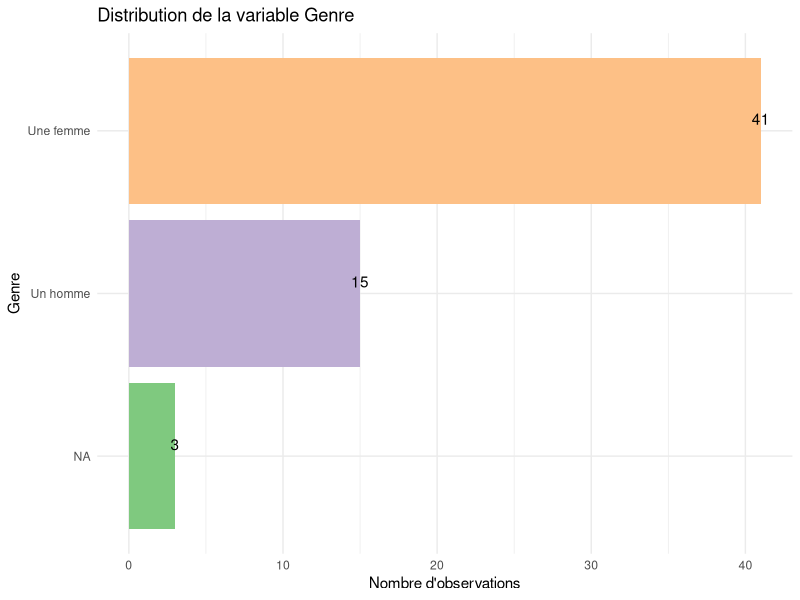
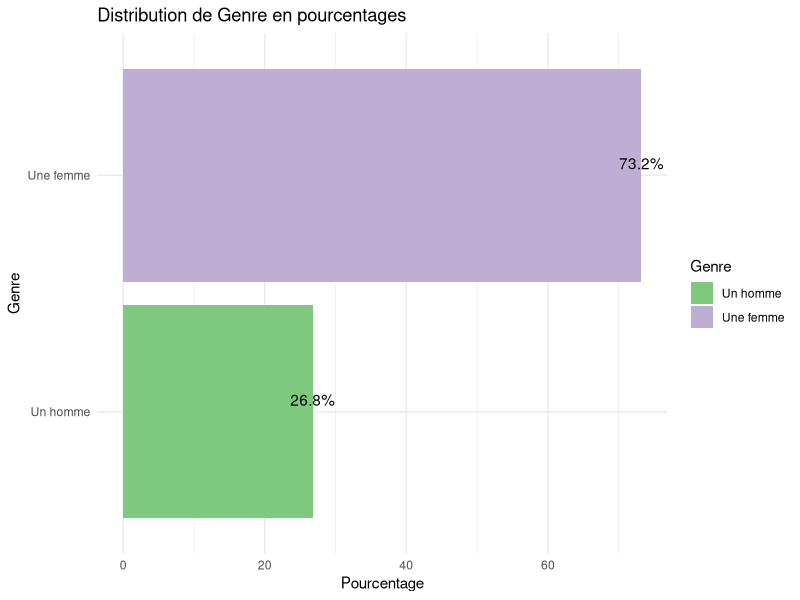
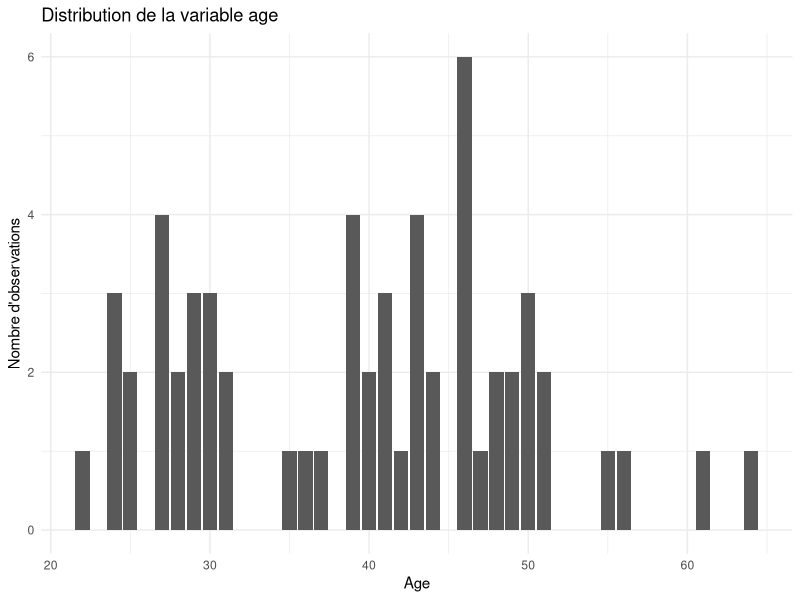
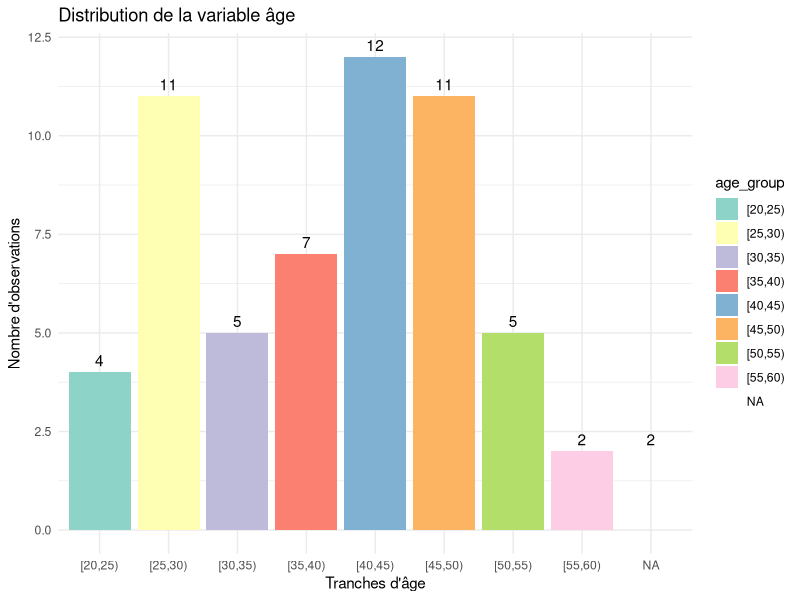
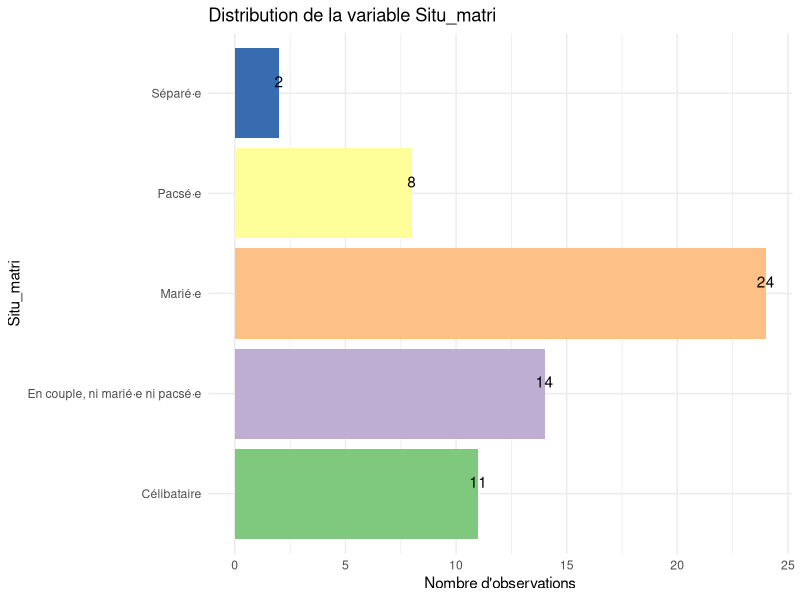
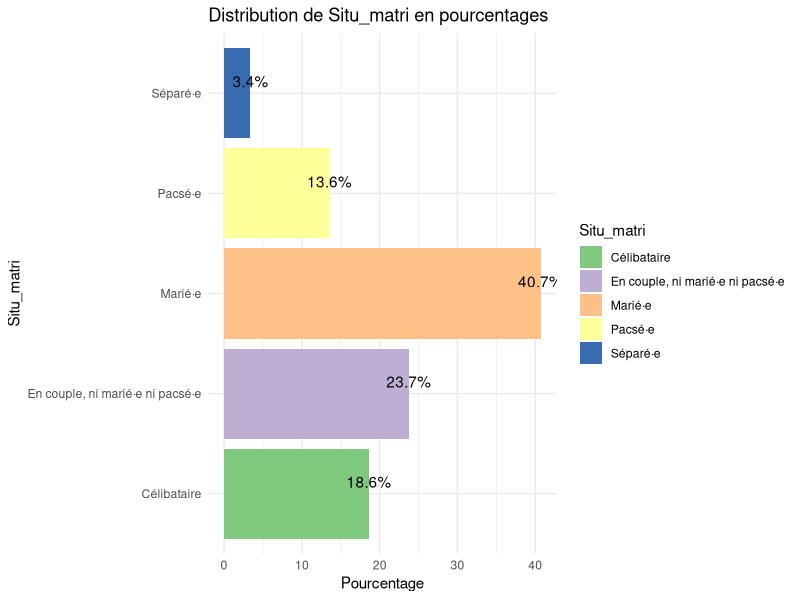
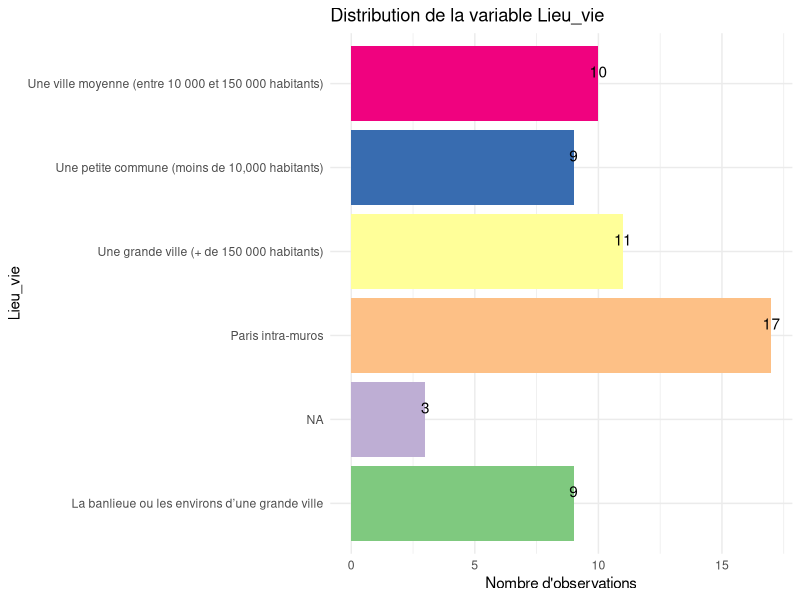
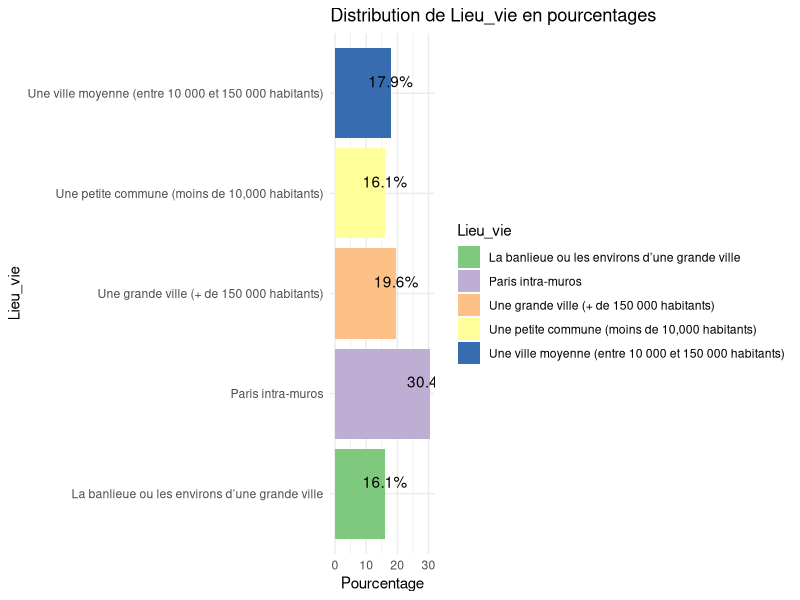

Generate these figures, in order, with R: (Note: this script raises an error after producing the figures.)
setwd("PROVIRCAP")
library(dplyr)
library(ggplot2)

data <- read.csv("data_assoquest_recoded_fmt.csv")


#on créé le dataframe qvt
data_qvt <- data %>%
  filter(Dep_rse3_2=='Oui')%>%
  select(-Dep_rse3_1, -Dep_rse3_3, -Dep_rse3_4, -Dep_rse3_5, -Dep_rse3_6, -Dep_rse3_7)%>%
  rename(mission = Dep_rse3_2)%>%
  mutate(mission = case_when(
    mission =='Oui'~'qualité vie travail',
    TRUE ~ mission))
print(data_qvt$mission[1:20])



#Afficher combien il y a d'observations
nombre_observations <- nrow(data_qvt)
print(nombre_observations)
#il y a 59 observations au total
#(59 personnes qui ont déclaré traiter de cette thématique dans leur mission)



create_bar_plot <- function(data, variable, file_name) {
  data <- data %>%
    mutate(!!variable := ifelse(is.na(!!sym(variable)), "NA", !!sym(variable)))
  
  p <- ggplot(data, aes_string(x = variable, fill = variable)) +
    geom_bar() +
    labs(title = paste("Distribution de la variable", variable),
         x = variable,
         y = "Nombre d'observations") +
    scale_fill_brewer(palette = "Accent") +
    theme_minimal() +
    geom_text(stat = "count", aes_string(label = "..count.."), vjust = -0.5)+
    theme(legend.position = "none")+
    coord_flip()
  
  print(p)
  ggsave(filename = file_name, plot = p, width = 8, height = 6)
}



create_percentage_bar_plot <- function(data, variable, file_name) {
  filtered_data <- data %>%
    filter(!!sym(variable) != "NA") %>%
    group_by(!!sym(variable)) %>%
    summarise(count = n()) %>%
    mutate(percentage = count / sum(count) * 100)
  
  p <- ggplot(filtered_data, aes_string(x = variable, y = "percentage", fill = variable)) +
    geom_bar(stat = "identity") +
    geom_text(aes_string(label = "paste0(round(percentage, 1), '%')"), 
              vjust = -0.5) +
    labs(title = paste("Distribution de", variable, "en pourcentages"),
         x = variable,
         y = "Pourcentage") +
    scale_fill_brewer(palette = "Accent") +
    theme_minimal()+
    coord_flip()
  print(p)
  ggsave(filename = file_name, plot = p, width = 8, height = 6)
}





# Genre
create_bar_plot(data_qvt, "Genre", "genre_qvt.png")
create_percentage_bar_plot(data_qvt, "Genre", "genre_qvt_pourcentage.png")

# Variable d'âge
p<-ggplot(data_qvt, aes(x = age, fill=age)) +
  geom_bar() +
  labs(title = "Distribution de la variable age",
       x = "Age",
       y = "Nombre d'observations") +
  scale_fill_brewer(palette = "Accent")+
  theme_minimal()
print(p)
ggsave(filename = "age_qvt.png", plot = p, width = 8, height = 6)

# Âge mais version tranches
data_qvt$age_group <- cut(data_qvt$age, breaks = seq(0, max(data_qvt$age, na.rm = TRUE), by = 5), right = FALSE)

p <- ggplot(data_qvt, aes(x = age_group, fill = age_group)) +
  geom_bar() +
  labs(title = "Distribution de la variable âge",
       x = "Tranches d'âge",
       y = "Nombre d'observations") +
  scale_fill_brewer(palette = "Set3") +
  theme_minimal() +
  geom_text(stat = "count", aes(label = ..count..), vjust = -0.5)

print(p)
ggsave(filename = "age_qvt_tranches.png", plot = p, width = 8, height = 6)

#Situation matrimoniale
create_bar_plot(data_qvt, "Situ_matri", "situ_matri_qvt.png")
create_percentage_bar_plot(data_qvt, "Situ_matri", "situ_matri_qvt_pourcentage.png")

#Lieu de vie 
create_bar_plot(data_qvt, "Lieu_vie", "lieu_qvt.png")
create_percentage_bar_plot(data_qvt, "Lieu_vie", "lieu_qvt_pourcentage.png")

#Diplome

data_qvt <- data_qvt %>%
  mutate(dipl_niv_short = case_when(
    Dipl_niv == "Un diplôme universitaire correspondant à au moins 4 années d’études supérieures après le baccalauréat (maîtris" ~ "Bac+4 ou plus",
    Dipl_niv == "Un diplôme universitaire correspondant à moins de 4 années d’études supérieures après le baccalauréat (par exem" ~ "jusqu'a Bac+4",
    Dipl_niv == "Le baccalauréat ou un certificat d’études ou un diplôme de l’enseignement secondaire autre que le baccalauréat (" ~ "Bac",
    TRUE ~ Dipl_niv  # Pour garder les autres valeurs inchangées
  ))

create_bar_plot(data_qvt, "dipl_niv_short", "diplome_qvt.png")
create_percentage_bar_plot(data_qvt, "dipl_niv_short", "diplome_qvt_pourcentage.png")


#Etablissement d'études sup
create_bar_plot(data_qvt, "Type_etudsup", "etude_qvt.png")
create_percentage_bar_plot(data_qvt, "Type_etudsup", "etude_qvt_pourcentage.png")

#Discipline du cursus

data_qvt <- data_qvt %>%
  mutate(Spe_etudsup= case_when(
    Spe_etudsup == "Sciences humaines et sociales (histoire, sociologie, philosophie, psychologie, sciences politiques, ...)" ~ "Sciences humaines et sociales",
    TRUE ~ Spe_etudsup
  ))

create_bar_plot(data_qvt, "Spe_etudsup", "spe_qvt.png")
create_percentage_bar_plot(data_qvt, "Spe_etudsup", "spe_qvt_pourcentage.png")

#Statut d'emploi
data_qvt <- data_qvt %>%
  mutate(Emp_cont_short = case_when(
    Emp_cont == "Statut d'indépendant·e (Auto-entrepreneur·se, portage salarial, société unipersonnelle...)" ~ "Indépendant.e",
    TRUE ~ Emp_cont  # Pour garder les autres valeurs inchangées
  ))

create_bar_plot(data_qvt, "Emp_cont_short", "statut_qvt.png")
create_percentage_bar_plot(data_qvt, "Emp_cont_short", "statut_qvt_pourcentage.png")

#Type de cadre
create_bar_plot(data_qvt, "cadre_inout", "cadre_qvt.png")
create_percentage_bar_plot(data_qvt, "cadre_inout", "cadre_qvt_pourcentage.png")



#Type d'emploi des consultant.es

df_filtered <- data_qvt %>% 
  filter(Emp_cons == "Oui")

df_filtered <- df_filtered %>%
  mutate(emp_cont_grouped = ifelse(Emp_cont == "Statut d'indépendant·e (Auto-entrepreneur·se, portage salarial, société unipersonnelle...)", "freelance", 
                                   ifelse(Emp_cont %in% c("CDD", "CDI"), "CDD/CDI", NA)))

create_bar_plot(df_filtered, "emp_cont_grouped", "emploi_cons_qvt.png")
create_percentage_bar_plot(df_filtered, "emp_cont_grouped", "emploi_cons_qvt_pourcentage.png")



#Niveau hiérarchique
create_bar_plot(data_qvt, "Emp_statut", "hiérarchie_qvt.png")
create_percentage_bar_plot(data_qvt, "Emp_statut", "hiérarchie_qvt_pourcentage.png")

#Tableau descriptif de l'âge selon les différents postes
descriptives <- data_qvt %>%
  group_by(Emp_statut) %>%
  summarise(
    mean_age = mean(age, na.rm = TRUE),
    min_age = min(age, na.rm = TRUE),
    max_age = max(age, na.rm = TRUE),
    sd_age = sd(age, na.rm = TRUE)
  )

print(descriptives)
write.table(descriptives, "tableau_inv.txt", sep = "\t", row.names = FALSE)


#Hiérarchie simplifiée
create_bar_plot(data_qvt, "Emp_statut_rec2", "hiérarchie_s_qvt.png")
create_percentage_bar_plot(data_qvt, "Emp_statut_rec2", "hiérarchie_s_qvt_pourcentage.png")


#Un escalator de verre?
gender_distribution <- data_qvt %>%
  filter(!is.na(Emp_statut_rec3))%>%
  filter(!is.na(Genre)) %>%
  group_by(Emp_statut_rec3, Genre) %>%
  summarise(count = n()) %>%
  mutate(percentage = count / sum(count) * 100) %>%
  ungroup()

p<-ggplot(gender_distribution, aes(x = Emp_statut_rec3, y = percentage, fill = Genre)) +
  geom_bar(stat = "identity", position = "stack") +
  geom_text(aes(label = paste0(round(percentage), "%")), position = position_stack(vjust = 0.5)) +
  labs(title = "Répartition du Genre par Statut d'Emploi",
       x = "Statut d'Emploi",
       y = "Pourcentage",
       fill = "Genre") +
  theme_minimal()

print(p)
ggsave(filename = "répartition_hf_qvt.png", plot = p, width = 8, height = 6)


#Type d'organisation employeuse
create_bar_plot(data_qvt, "Org_type", "org_qvt.png")
create_percentage_bar_plot(data_qvt, "Org_type", "org_qvt_pourcentage.png")

# Niveau hiérarchique hors consultant.es

filtered_data <- data_qvt %>%
  filter(Emp_cons == "Non") 
create_bar_plot(filtered_data, "Emp_statut", "hiérarchie2_qvt.png")
create_percentage_bar_plot(filtered_data, "Emp_statut", "hiérarchie2_qvt_pourcentage.png")

#Niveau hiérarchique consultant.es
filtered_data <- data_qvt %>%
  filter(Emp_cons == "Oui") 
create_bar_plot(filtered_data, "Emp_statut", "hiérarchie2_cons_qvt.png")
create_percentage_bar_plot(filtered_data, "Emp_statut", "hiérarchie2_cons_qvt_pourcentage.png")

#Année du premier CDD ou CDI de la carrière
p<-ggplot(data_qvt, aes(x = Prem_contrat_annee)) +
  geom_bar() +
  labs(title = "Année du premier CDD ou CDI de la carrière",
       x = "année",
       y = "Nombre d'observations") +
  theme_minimal()

print(p)
ggsave(filename = "premier_emploi_qvt.png", plot = p, width = 8, height = 6)

#version tranches

data_qvt$age_group <- cut(data_qvt$Prem_contrat_annee, breaks = seq(0, max(data_qvt$Prem_contrat_annee, na.rm = TRUE), by = 5), right = FALSE)

p <- ggplot(data_qvt, aes(x = age_group, fill = age_group)) +
  geom_bar() +
  labs(title = "Premier CDD ou CDI",
       x = "Tranches d'années",
       y = "Nombre d'observations") +
  scale_fill_brewer(palette = "Set3") +
  theme_minimal() +
  geom_text(stat = "count", aes(label = ..count..), vjust = -0.5)+
  coord_flip()

print(p)
ggsave(filename = "prem_emploi_qvt_tranches.png", plot = p, width = 8, height = 6)




#Année du premier poste en RSE
p<- ggplot(data_qvt, aes(x = Prem_rse_annee_rec)) +
  geom_bar() +
  labs(title = "Année du premier poste en RSE",
       x = "année",
       y = "Nombre d'observations") +
  theme_minimal()

print(p)
ggsave(filename = "premier_rse_qvt.png", plot = p, width = 8, height = 6)

#Temps consacré à la rse
create_bar_plot(data_qvt, "Rse_tps_rec", "temps_rse_qvt.png")

#Emp sec
create_bar_plot(data_qvt, "Emp_sec", "secteur_qvt.png")

#Temps plein
create_bar_plot(data_qvt, "Trav_tps", "temps_plein_qvt.png")

#Multinationale
create_bar_plot(data_qvt, "Org_multi", "multinationale_qvt.png")

#Salariés français
create_bar_plot(data_qvt, "Org_N", "salaries_fr_qvt.png")

#Salariés international
create_bar_plot(data_qvt, "Org_N_int", "salaries_int_qvt.png")

#Secteur d'activité
library(forcats)
install.packages("viridis")
library(viridis)


# Filtrage et calcul des pourcentages
filtered_data <- data_qvt %>%
  filter(!is.na(Org_sec)) %>%
  group_by(Org_sec) %>%
  summarise(count = n()) %>%
  mutate(percentage = count / sum(count) * 100) %>%
  arrange(desc(percentage)) # Tri décroissant par pourcentage

# Réordonner les facteurs selon le pourcentage
filtered_data <- filtered_data %>%
  mutate(Org_sec = fct_reorder(Org_sec, percentage, .desc = TRUE))

# Création du diagramme en bâtons
p <- ggplot(filtered_data, aes(x = Org_sec, y = percentage, fill = Org_sec)) +
  geom_bar(stat = "identity") +
  geom_text(aes(label = paste0(round(percentage, 1), "%")), vjust = -0.5) + # Ajuste la position verticale des étiquettes
  scale_fill_viridis(discrete = TRUE, option = "D") +
  theme(axis.text.x = element_blank()) +
  theme(legend.position = "right") +
  labs(x = NULL, y = "Pourcentage", title = "Secteur d'activité")

# Affichage du graphique
print(p)
ggsave(filename = "activ_sec_qvt.png", plot = p, width = 8, height = 6)

#Département RSE?
create_bar_plot(data_qvt, "Dep_rse", "dep_rse_qvt.png")

#Niveau du département RSE
data_qvt <- data_qvt %>%
  mutate(Dep_rse_multi = case_when(
    Dep_rse_multi == "d'un·e département/équipe au niveau international/corporate" ~ "niveau international/corporate",
    Dep_rse_multi == "d'un·e département/équipe au niveau international/corporate et d'un·e autre au niveau France" ~ "niveau international/corporate et niveau France",
    Dep_rse_multi == "d'un·e département/équipe au niveau France" ~ "niveau France",
    TRUE ~ Dep_rse_multi  # Pour garder les autres valeurs inchangées
  ))

create_bar_plot(data_qvt, "Dep_rse_multi", "dep_rse_niv_qvt.png")

#Terme RSE
create_bar_plot(data_qvt, "Rse_mot", "mot_rse_qvt.png")

#Lois RSE
create_bar_plot(data_qvt, "Rse_lois", "lois_qvt.png")

#Vocation
create_bar_plot(data_qvt, "Rse_vocation_rec", "vocation_qvt.png")

#Critiques ONG
create_bar_plot(data_env, "Rse_ong_milit_rec", "critiques_env.png")

#Position politique 
create_bar_plot(data_qvt, "Pol_pos_SQ001", "politique_qvt.png")







